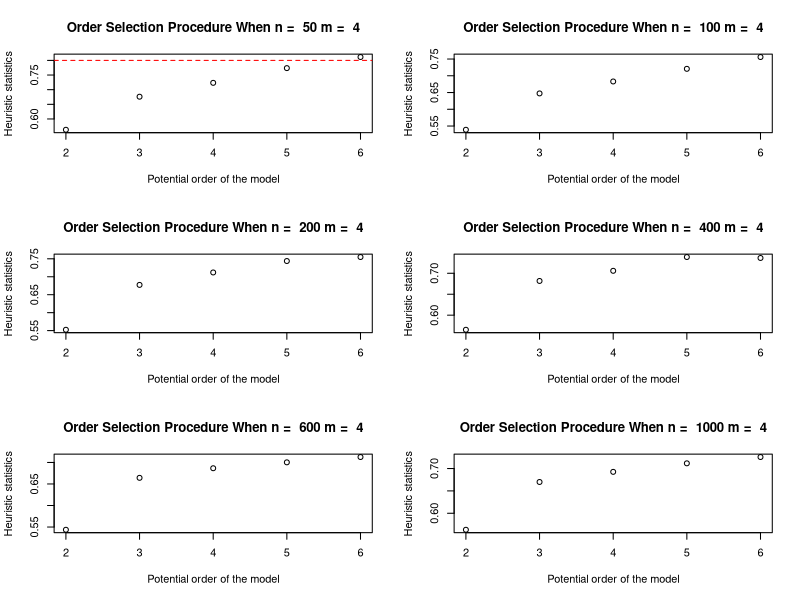

The R script that drew this image:
generate_sample <- function(n, p, real_lambda, real_psi){
  Y <- MASS::mvrnorm(n = n, mu = rep(0,p), Sigma = real_lambda %*% t(real_lambda) + real_psi) 
  return(Y)
}

tr <- function(M){
  # Calculate the trace of matrix M
  return(sum(diag(M)))
}

heuris <- function(lambda, psi){
  result <- tr(lambda %*% t(lambda)) / tr(lambda %*% t(lambda) + psi)
}
################################################################################
set.seed(123)

real_lambda <- matrix(c(
  0.8, 0, 0, 0,
  0.8, 0, 0, 0,
  0.8, 0, 0, 0,
  0, 0.7, 0.7, 0,
  0, 0.7, 0.7, 0,
  0, 0.7, 0.7, 0,
  0.6, 0.6, 0, 0,
  0.6, 0.6, 0, 0,
  0.6, 0.6, 0, 0,
  0, 0, 0.5, 0.5,
  0, 0, 0.5, 0.5,
  0, 0, 0.5, 0.5
), nrow = 12, ncol = 4, byrow = TRUE)
real_psi <- diag(rep(0.3, 12))



###########################################################################

N <- c(50,100,200,400,600,1000)
p <- nrow(real_lambda)
m <- ncol(real_lambda)

sample <- generate_sample(max(N), p, real_lambda, real_psi)
par(mfrow = c(3,2))

for (n in N){
  Y <- sample[sample(1:max(N), n, replace = TRUE), , drop = FALSE]
  TS_collection <- numeric(p/2 - 1)
  for (k in 2:p/2){
    mle_result <- factanal(factors = k, covmat = cor(Y), rotation = 'varimax')
    est_lambda <- mle_result$loadings
    print(est_lambda)
    est_psi <- mle_result$uniquenesses
    print(est_psi)
    TS <- heuris(est_lambda, est_psi)
    TS_collection[k-1] <- TS
  }
  plot(c(2,3,4,5,6), TS_collection, main = paste("Order Selection Procedure When n = ",n, "m = ", m), 
       xlab = "Potential order of the model", ylab = "Heuristic statistics" )
  abline(h = 0.8, col = "red", lty = 2)
}